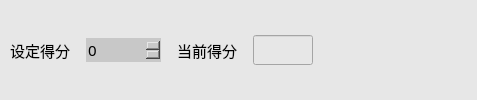
             <widget class="QWidget" name="widget_7" native="true">
              <property name="styleSheet">
               <string notr="true">background-color: rgb(231, 231, 231);</string>
              </property>
              <layout class="QHBoxLayout" name="horizontalLayout_5">
               <property name="leftMargin">
                <number>0</number>
               </property>
               <property name="topMargin">
                <number>0</number>
               </property>
               <property name="rightMargin">
                <number>0</number>
               </property>
               <property name="bottomMargin">
                <number>0</number>
               </property>
               <item>
                <widget class="QLabel" name="label_5">
                 <property name="minimumSize">
                  <size>
                   <width>80</width>
                   <height>0</height>
                  </size>
                 </property>
                 <property name="font">
                  <font>
                   <family>微软雅黑</family>
                   <pointsize>11</pointsize>
                   <weight>50</weight>
                   <italic>false</italic>
                   <bold>false</bold>
                  </font>
                 </property>
                 <property name="styleSheet">
                  <string notr="true">font: 11pt &quot;微软雅黑&quot;;</string>
                 </property>
                 <property name="text">
                  <string>设定得分</string>
                 </property>
                 <property name="alignment">
                  <set>Qt::AlignCenter</set>
                 </property>
                </widget>
               </item>
               <item>
                <widget class="KSpinBoxKb" name="spinBoxSetScore">
                 <property name="minimumSize">
                  <size>
                   <width>75</width>
                   <height>0</height>
                  </size>
                 </property>
                 <property name="maximumSize">
                  <size>
                   <width>60</width>
                   <height>16777215</height>
                  </size>
                 </property>
                 <property name="font">
                  <font>
                   <family>微软雅黑</family>
                   <pointsize>11</pointsize>
                   <weight>50</weight>
                   <italic>false</italic>
                   <bold>false</bold>
                  </font>
                 </property>
                 <property name="styleSheet">
                  <string notr="true">
QSpinBox
{
	font: 11pt &quot;微软雅黑&quot;;
	border-width:1;border-style:none;
	border-color:rgb(255, 255, 255);
	background-color: rgb(200, 200, 200);
	color::rgb(255,255, 0);

}
QSpinBox::down-button
{   
	
	background-color: rgb(200, 200, 200);
	subcontrol-origin:border;
    subcontrol-position:left;
    image: url(:/左normal.png);
    width: 20px;
    height: 30px; ;
}
QSpinBox::up-button
{
board:none;
	background-color: rgb(200, 200, 200);
	subcontrol-origin:border;
    subcontrol-position:right;
    image: url(:/右normal.png);
    width: 20px;
    height: 30px;       
}

QSpinBox::up-button:pressed
{
board:none;
background-color: rgb(103, 103, 103);
	subcontrol-origin:border;
    subcontrol-position:right;
    image: url(:/右press.png);
    width: 20px;
    height: 30px;      
}
QSpinBox::down-button:pressed
{
board:none;
background-color: rgb(103, 103, 103);
	subcontrol-origin:border;
    subcontrol-position:left;
    image: url(:/左press.png);
    width: 20px;
    height: 30px; 
}
</string>
                 </property>
                 <property name="maximum">
                  <number>100</number>
                 </property>
                </widget>
               </item>
               <item>
                <widget class="QLabel" name="label_8">
                 <property name="minimumSize">
                  <size>
                   <width>80</width>
                   <height>0</height>
                  </size>
                 </property>
                 <property name="font">
                  <font>
                   <family>微软雅黑</family>
                   <pointsize>11</pointsize>
                   <weight>50</weight>
                   <italic>false</italic>
                   <bold>false</bold>
                  </font>
                 </property>
                 <property name="styleSheet">
                  <string notr="true">font: 11pt &quot;微软雅黑&quot;;</string>
                 </property>
                 <property name="text">
                  <string>当前得分</string>
                 </property>
                 <property name="alignment">
                  <set>Qt::AlignCenter</set>
                 </property>
                </widget>
               </item>
               <item>
                <widget class="QLineEdit" name="lineEditCalcScore">
                 <property name="minimumSize">
                  <size>
                   <width>60</width>
                   <height>0</height>
                  </size>
                 </property>
                 <property name="maximumSize">
                  <size>
                   <width>60</width>
                   <height>16777215</height>
                  </size>
                 </property>
                 <property name="font">
                  <font>
                   <family>微软雅黑</family>
                   <pointsize>11</pointsize>
                   <weight>50</weight>
                   <italic>false</italic>
                   <bold>false</bold>
                  </font>
                 </property>
                 <property name="styleSheet">
                  <string notr="true">font: 11pt &quot;微软雅黑&quot;;</string>
                 </property>
                </widget>
               </item>
               <item>
                <spacer name="horizontalSpacer">
                 <property name="orientation">
                  <enum>Qt::Horizontal</enum>
                 </property>
                 <property name="sizeHint" stdset="0">
                  <size>
                   <width>164</width>
                   <height>20</height>
                  </size>
                 </property>
                </spacer>
               </item>
              </layout>
             </widget>
